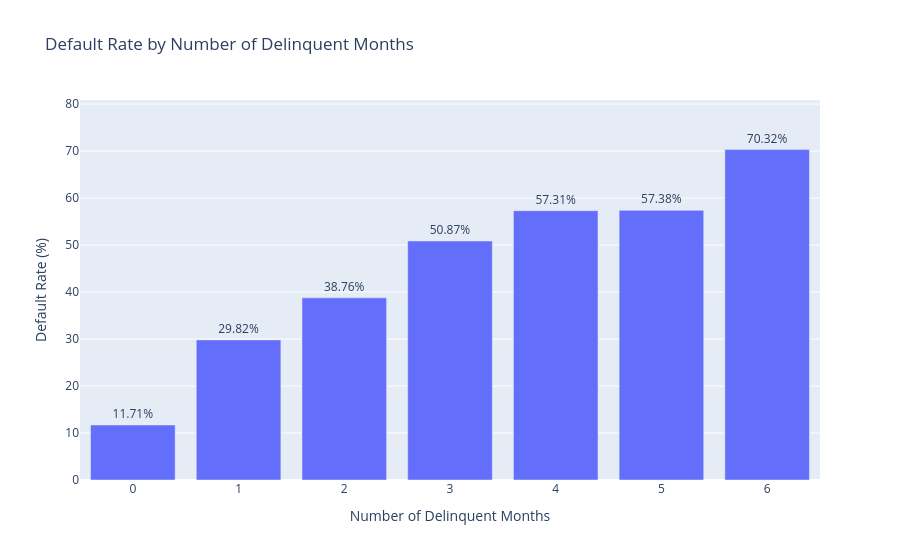

This figure's notebook cell:
### Code cell
fig = px.bar(
    delinquency_summary,
    x="delinquent_months",
    y="default_rate_pct",
    text="default_rate_pct",
    title="Default Rate by Number of Delinquent Months",
    labels={
        "delinquent_months": "Number of Delinquent Months",
        "default_rate_pct": "Default Rate (%)",
    },
)

fig.update_traces(
    texttemplate="%{text:.2f}%",
    textposition="outside",
)

fig.update_layout(
    yaxis_range=[
        0,
        delinquency_summary["default_rate_pct"].max() * 1.15,
    ]
)

fig.show()

### Figure 1 — Plotly figure (JSON) as saved in the notebook; plotly's stock layout.template omitted (floating-point values rounded to 4 significant figures)
{"data": [{"hovertemplate": "Number of Delinquent Months=%{x}<br>Default Rate (%)=%{text}<extra></extra>", "legendgroup": "", "marker": {"color": "#636efa", "pattern": {"shape": ""}}, "name": "", "orientation": "v", "showlegend": false, "text": [11.71, 29.82, 38.76, 50.87, 57.31, 57.38, 70.32], "textposition": "outside", "texttemplate": "%{text:.2f}%", "type": "bar", "x": [0, 1, 2, 3, 4, 5, 6], "xaxis": "x", "y": [11.71, 29.82, 38.76, 50.87, 57.31, 57.38, 70.32], "yaxis": "y"}], "layout": {"barmode": "relative", "legend": {"tracegroupgap": 0}, "title": {"text": "Default Rate by Number of Delinquent Months"}, "xaxis": {"anchor": "y", "domain": [0, 1], "title": {"text": "Number of Delinquent Months"}}, "yaxis": {"anchor": "x", "domain": [0, 1], "range": [0, 80.87], "title": {"text": "Default Rate (%)"}}}}
